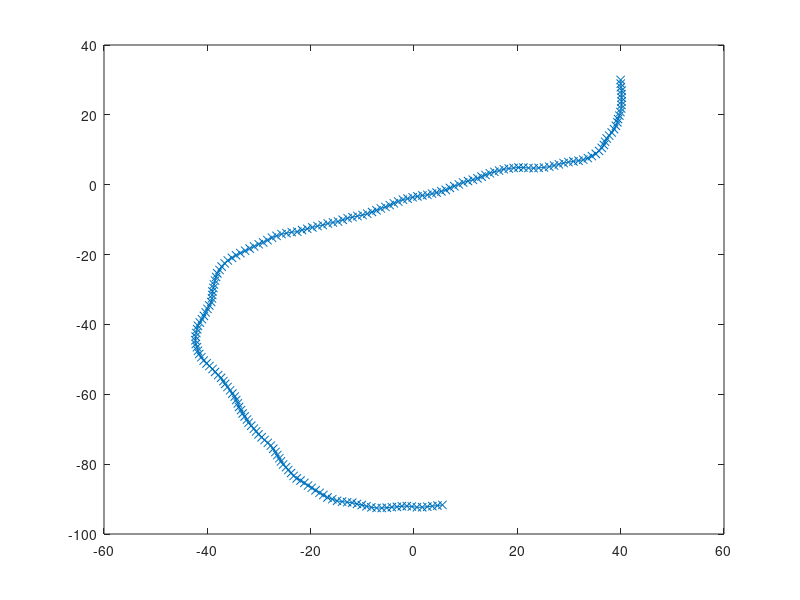
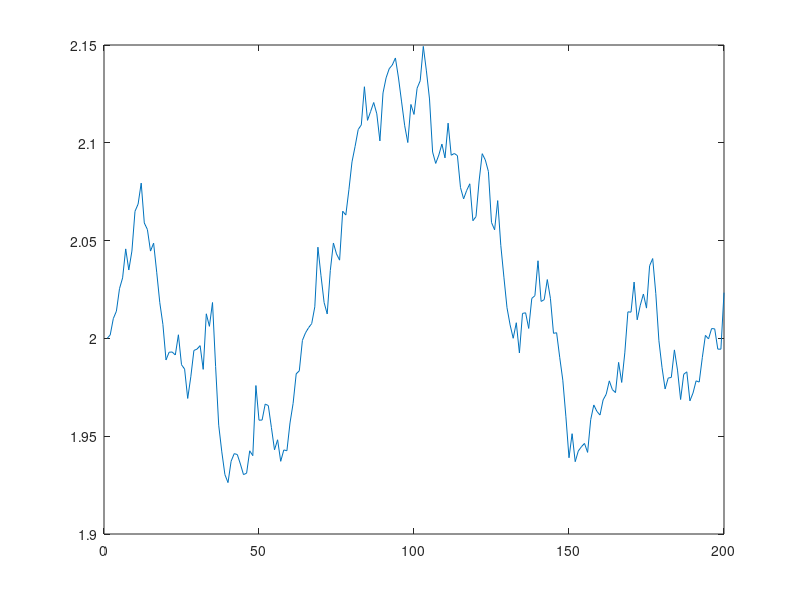
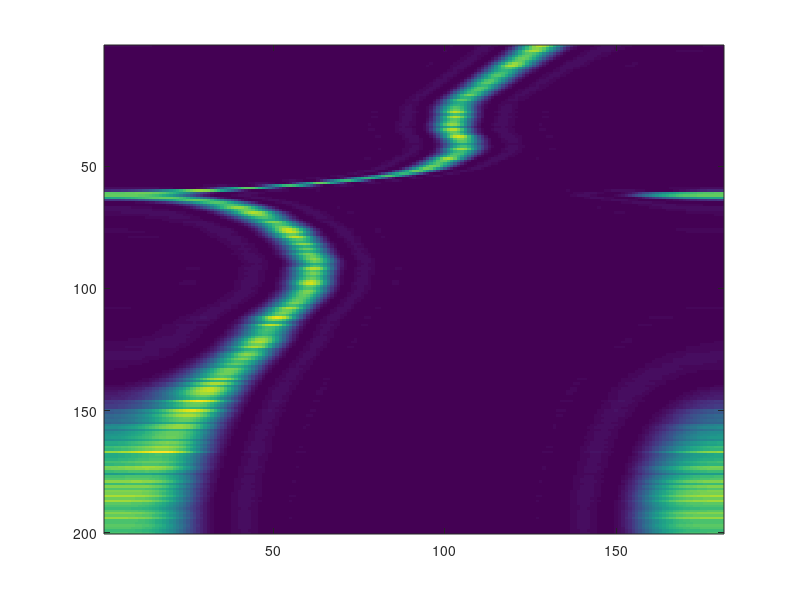
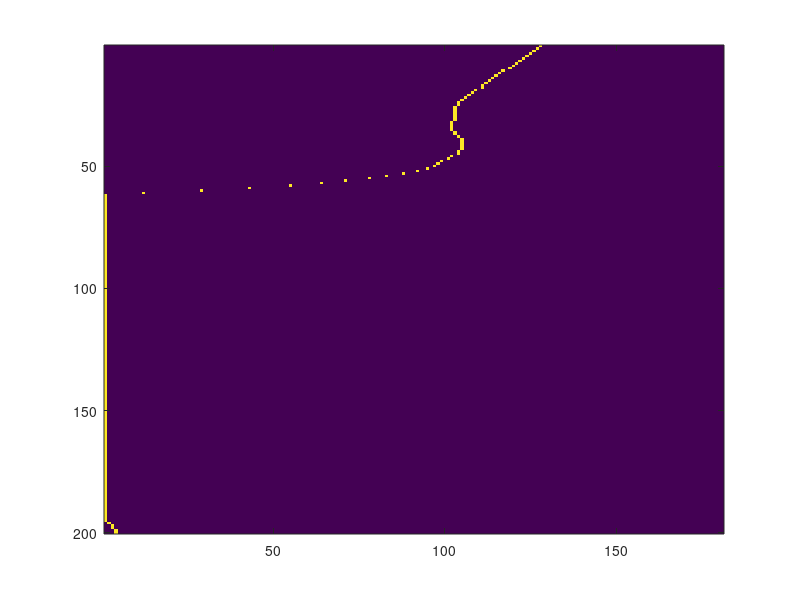

MATLAB code for these plots, in order:
%% WS#4 - Array Processing - 21 Dec. 2021
clc, clear, close all;

%% 1. Trajectory Generation

dt = 0.5;

% c = [x, y, v, h], where x,y are the position, v is the speed and h is the
% direction of motion
f =@(c) [(c(1)+c(3)*cos(c(4))*dt), ...
         (c(2)+c(3)*sin(c(4))*dt), ... 
         c(3), ...
         c(4)];
     
Q = [0 0 0 0; ...
     0 0 0 0; ...
     0 0 0 0; ...
     0 0 0 pi/360] + abs(1e-3*diag(randn(4,1)));

K = 200;        % number of steps considered

% Generating a new trajectory
tr_1 = [40, 30, 2, 3*pi/2];     % initial state
for i = 2 : K
    
    tr_1(i,:) = f(tr_1(i-1,:)) + (sqrtm(Q) * randn(4,1)).';
    
end

figure; 
plot(tr_1(:,1), tr_1(:,2), '-x');
figure;
plot(tr_1(:,3))

%% 2. Optimal Beamformer

snr_db = 5:5:40;
N = 12;
v = 3*10^8;
fo = 2.9e9;
d = v / (2*fo);
lo = v / fo;
wo = 2*pi/lo;
pos_a = [zeros(N,1) (0:N-1).'*d];


L = 100;

% figure; hold on;
% plot(tr_1(:,1), tr_1(:,2), '-x');
% plot(pos_a(:,1), pos_a(:,2), 'o');

% compute the true distances and angles
rho_true = pdist2(pos_a(1,:), tr_1(:,1:2));
aoa_true = atan2(tr_1(:,2), tr_1(:,1));

% compute the true channel
h_true = exp(1i * wo * d * (0:N-1).' * sin(aoa_true.'));

az = -pi/2 : pi/180 : pi/2;
b = exp(1i * wo * d * (0:N-1).' * sin(az)) / sqrt(N);

sig2_s = 1;

for i = 1 : K
    
    h_c = h_true(:,i);
    
    for j = 1 : length(snr_db)
        snr_c = db2pow(snr_db(j));
        sig2_w = sig2_s / snr_c;
        
        w = sqrt(sig2_w/2) * (randn(L,1) + 1i* randn(L,1));
        s = sqrt(sig2_s/2) * (randn(L,1) + 1i* randn(L,1));
        
        y = h_c * s.' + w.';
        
        g(i,j,:) = mean(abs(b' * y).^2, 2);
        
    end
    
end
figure;
imagesc(squeeze(g(:,end,:)))
g_ideal = zeros(K,length(az));
for i = 1 : K
    g_ideal(i,abs(az-aoa_true(i)) == min(abs(az-aoa_true(i)))) = 1;
end
figure;
imagesc(g_ideal)




